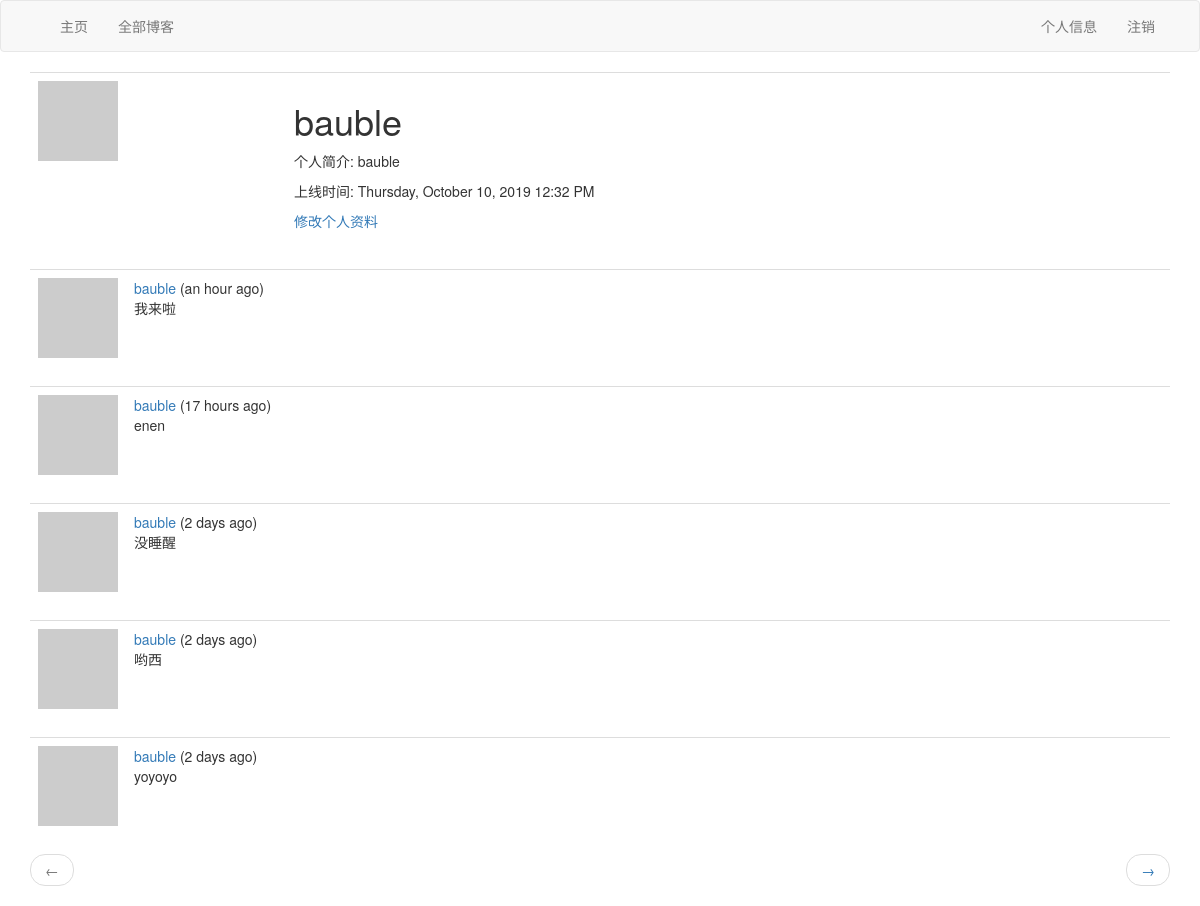
Page /user/bauble (signed in) on the committed database.
### app/models.py (models this page shows, shortened)
class User(UserMixin, db.Model):
    id = db.Column(db.Integer, primary_key=True)
    username = db.Column(db.String(64), index=True, unique=True)
    email = db.Column(db.String(120), index=True, unique=True)
    password_hash = db.Column(db.String(128))
    posts = db.relationship('Post', backref='author', lazy='dynamic')
    about_me = db.Column(db.String(140))
    last_seen = db.Column(db.DateTime, default=datetime.utcnow)
    followed = db.relationship(
        'User',
        secondary=followers,
        primaryjoin=(followers.c.follower_id == id),
        secondaryjoin=(followers.c.followed_id == id),
        backref=db.backref('followers', lazy='dynamic'),
        lazy='dynamic'
    )
    def avatar(self, size):
        digest = md5(self.email.lower().encode('utf-8')).hexdigest()
        return 'https://www.gravatar.com/avatar/{}?d=identicon&s={}'.format(
            digest, size)

class Post(db.Model):
    id = db.Column(db.Integer, primary_key=True)
    body = db.Column(db.String(140))
    timestamp = db.Column(db.DateTime, index=True, default=datetime.now)
    user_id = db.Column(db.Integer, db.ForeignKey('user.id'))

### app/main/routes.py (the view)
@main_blu.route('/user/<username>')
@login_required
def user(username):
    user = User.query.filter_by(username=username).first_or_404()
    page = request.args.get('page', 1, type=int)
    posts = user.posts.order_by(Post.timestamp.desc()).paginate(page, current_app.config['POSTS_PER_PAGE'], False)
    next_url = url_for('main.user', username=user.username, page=posts.next_num) if posts.has_next else None
    prev_url = url_for('main.user', username=user.username, page=posts.prev_num) if posts.has_prev else None
    return render_template('user.html', user=user, posts=posts.items, next_url=next_url, prev_url=prev_url)

### app/main/routes.py (called while the page is built)
@main_blu.before_app_request
def before_request():
    if current_user.is_authenticated:
        current_user.last_seen = datetime.utcnow()
        db.session.commit()

### app/models.py (called while the page is built)
@login.user_loader
def load_user(id):
    return User.query.get(int(id))

### app/templates/user.html
{% extends "base.html" %}
{% block app_content %}
    <table class="table table-hover">
        <tr>
            <td width="256px"><img src="{{ user.avatar(180) }}"></td>
            <td>
                <h1>{{ user.username }}</h1>
                {% if user.about_me %}
                    <p>个人简介:&nbsp{{ user.about_me }}</p>
                {% endif %}
                {% if user.last_seen %}
                    <p>上线时间:&nbsp{{ moment(user.last_seen).format('LLLL') }}</p>
                {% endif %}
                {% if user == current_user %}
                    <p>
                        <a href="{{ url_for('main.edit_profile') }}">修改个人资料</a>
                    </p>
                {% elif not current_user.is_following(user) %}
                    <p>
                        <a href="{{ url_for('main.follow', username=user.username) }}">关注</a>
                    </p>
                {% else %}
                    <p>
                        <a href="{{ url_for('main.unfollow', username=user.username) }}">取消关注</a>
                    </p>
                {% endif %}
            </td>
        </tr>
    </table>
    {% for post in posts %}
        {% include '_post.html' %}
    {% endfor%}
    <nav aria-label="...">
        <ul class="pager">
            <li class="previous{% if not prev_url %} disabled{% endif %}">
                <a href="{{ prev_url or '#' }}">
                    <span aria-hidden="true">&larr;</span>
                </a>
            </li>
            <li class="next{% if not next_url %} disabled{% endif %}">
                <a href="{{ next_url or '#' }}">
                    <span aria-hidden="true">&rarr;</span>
                </a>
            </li>
        </ul>
    </nav>
{% endblock%}

### app/templates/_post.html
<table class="table table-hover">
    <tr>
        <td width="70px">
            <a href="{{ url_for('main.user', username=post.author.username) }}">
                <img src="{{ post.author.avatar(45) }}" />
            </a>
        </td>
        <td>
            <a href="{{ url_for('main.user', username=post.author.username) }}">
                {{ post.author.username }}
            </a>
            ({{ moment(post.timestamp).fromNow() }})
            <br>
            {{ post.body }}
        </td>
    </tr>
</table>

### rows in the picture
User: username "bauble", about_me "bauble", last_seen "Thursday, October 10, 2019 12:32 PM"
Post: author.username "bauble", timestamp "an hour ago", body "我来啦"
Post: author.username "bauble", timestamp "17 hours ago", body "enen"
Post: author.username "bauble", timestamp "2 days ago", body "没睡醒"
Post: author.username "bauble", timestamp "2 days ago", body "哟西"
Post: author.username "bauble", timestamp "2 days ago", body "yoyoyo"
